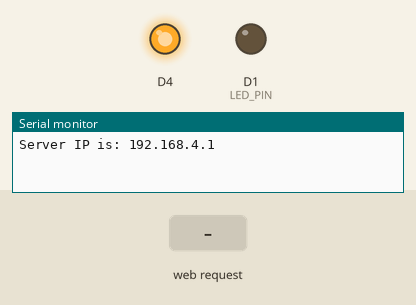
Bench run of a sketch on a simulated ESP8266 (NodeMCU). On the bench: output pins drawn as LEDs (lit = HIGH, except the on-board LED, lit = LOW), the last lines printed to the serial monitor. The inputs (shaded band) are chosen by the test bench.

Above: at 1.2 s.
1.3 s: HTTP request GET /ON received
At 2.9 s:
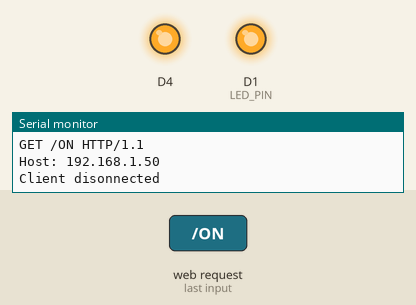
3.8 s: HTTP request GET /OFF received
At 6.0 s:
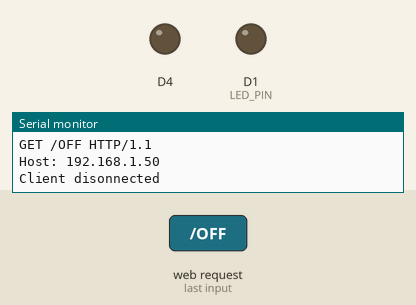
Timing chart, 0 to 7.5 s (numbered marks = the images above; inputs shaded):
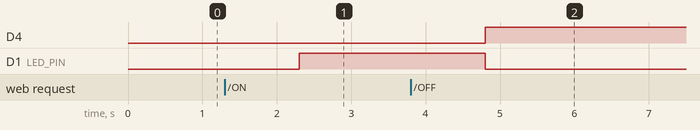

The sketch:

ESP8266_wifiserver.ino
```cpp
#include <ESP8266WiFi.h>

WiFiServer server(80); //Initialize the server on Port 80
int LED_PIN = D1;

void setup() {

  WiFi.mode(WIFI_AP); //Our ESP8266-12E is an AccessPoint
  WiFi.softAP("Hello_IoT", "12345678"); // Provide the (SSID, password); .
  server.begin(); // Start the HTTP Server

  //Looking under the hood
  Serial.begin(115200); //Start communication between the ESP8266-12E and the monitor window
  IPAddress HTTPS_ServerIP= WiFi.softAPIP(); // Obtain the IP of the Server
  Serial.print("Server IP is: "); // Print the IP to the monitor window
  Serial.println(HTTPS_ServerIP);

  pinMode(LED_PIN, OUTPUT); //GPIO16 is an OUTPUT pin;
  digitalWrite(LED_PIN, LOW); //Initial state is ON
  pinMode(BUILTIN_LED, OUTPUT);
  digitalWrite(BUILTIN_LED, LOW);

}

void loop() {

  WiFiClient client = server.available();
  if (!client) {
    return;
  }
  //Looking under the hood
  Serial.println("Somebody has connected :)");

  //Read what the browser has sent into a String class and print the request to the monitor
  String request = client.readString();
  //Looking under the hood
  Serial.println(request);

  // Handle the Request
  int value = LOW;
  if (request.indexOf("/ON") != -1) {
    digitalWrite(LED_PIN, HIGH);
    digitalWrite(BUILTIN_LED, LOW); //LED set to low to turn on in this case
    value = HIGH;
  }
  if (request.indexOf("/OFF") != -1){
    digitalWrite(LED_PIN, LOW);
    digitalWrite(BUILTIN_LED, HIGH); //turn LED off
    value = LOW;
  }

  //Serve the HTML document to the browser.

  client.println("HTTP/1.1 200 OK");
  client.println("Content-Type: text/html");
  client.println(""); //  do not forget this one
  client.println("<!DOCTYPE HTML>");
  client.println("<html>");

  if(value == HIGH) {
    client.print("Engaged (ON)");
  } else {
    client.print("Disengaged (OFF)");
  }

  client.println("<br><br><br>");
  client.println("<a href=\"/ON\">Click here to engage (Turn ON) the relay.</a> <br><br><br>");
  client.println("<a href=\"/OFF\">Click here to disengage (Turn OFF) the relay.</a><br>");
  client.println("</html>");

  client.flush(); //clear previous info in the stream
//  client.print(s); // Send the response to the client
  Serial.println("Client disonnected"); //Looking under the hood

 }
```

Measured:
- after the input at 1.3 s, D1 (LED_PIN): LOW → HIGH after 1.0 s
- after the input at 3.8 s, D4: LOW → HIGH after 1.0 s; D1 (LED_PIN): HIGH → LOW after 1.0 s
